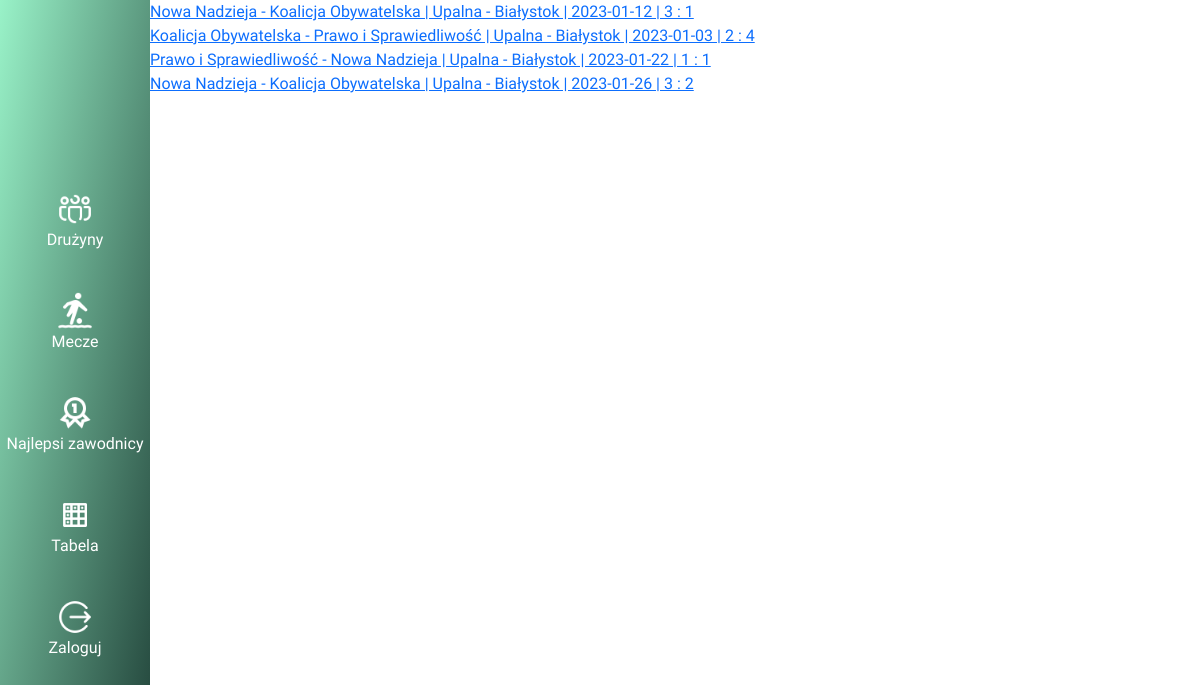
The page /matches/ on the database as committed earlier.
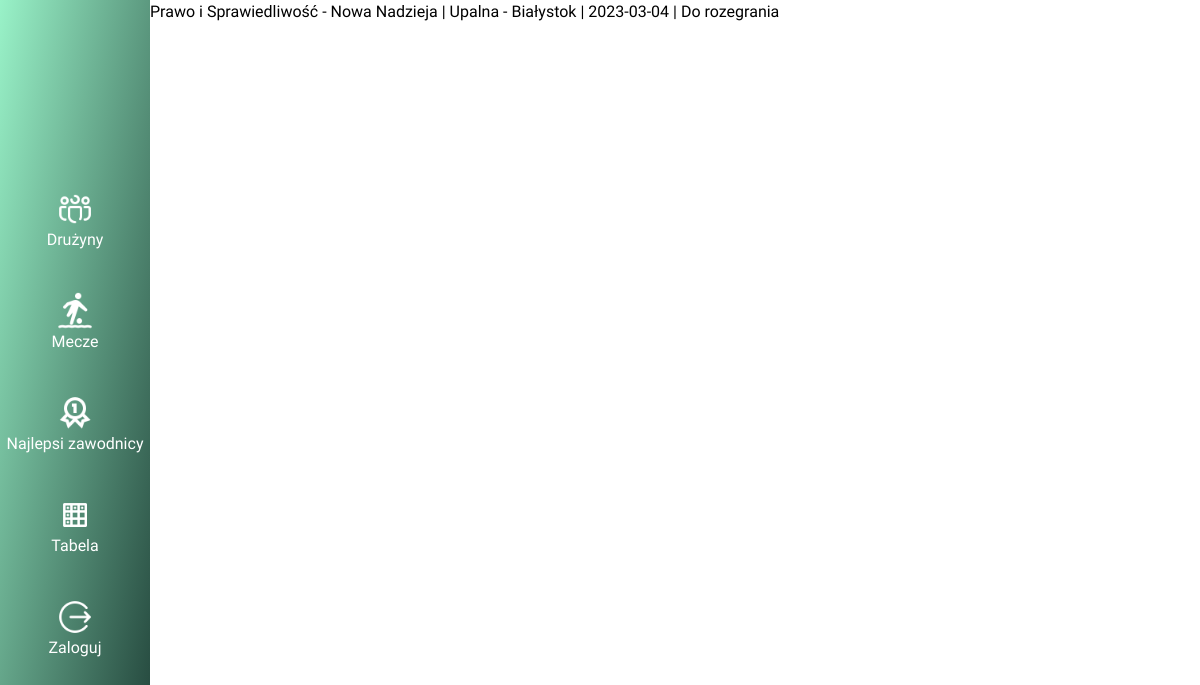
The same page on the database as committed later.
### Matches/models.py (models this page shows, shortened)
class Match(models.Model):
    team1 = models.ForeignKey(Team,related_name='team1',on_delete=models.CASCADE)
    team2 = models.ForeignKey(Team,related_name='team2',on_delete=models.CASCADE)
    stadium = models.ForeignKey(Stadium,null=True,on_delete=models.SET_NULL)
    referee = models.ForeignKey(Referee,null=True,related_name='referee',on_delete=models.SET_NULL)
    motm = models.ForeignKey(Player,null=True,related_name='motm',on_delete=models.SET_NULL)
    date = models.DateField(null=False)
    status = models.BooleanField(default=False,null=False)
    def __str__(self):
        return f'{self.team1} - {self.team2} | {self.stadium} | {self.date} | {self.get_score() if self.status else "Do rozegrania"}'
    def get_goals(self):
        goals1 = len(Goal.objects.filter(match=self, team=self.team1))
        goals2 = len(Goal.objects.filter(match=self, team=self.team2))
        return goals1, goals2
    def get_score(self):
        goals1,goals2 = self.get_goals()
        return f'{goals1} : {goals2}'

class Stadium(models.Model):
    name = models.CharField(max_length=30)
    location = models.CharField(max_length=50)
    def __str__(self):
        return f'{self.name} - {self.location}'

### Teams/models.py (models this page shows, shortened)
class Team(models.Model):
    name = models.CharField(unique=True,max_length=30)
    slug = models.SlugField(unique=True,max_length=30)
    image = models.ImageField(upload_to='images/teams')
    def __str__(self):
        return self.name

### Matches/views.py (the view)
# urls.py: path('matches/',views.all_matches,name='all_matches'),
def all_matches(request):
    matches = Match.objects.all()
    return render(request,'matches/all_matches.html',{'matches':matches})

### templates/matches/all_matches.html
{% extends 'base.html' %}
{% block content %}
    {% for match in matches %}
        {% if match.status %}
            <a href="{% url 'matches:match_detail' match.id %}">{{ match }}</a>
            <br>
        {% else %}
            <p>{{ match }}</p>
        {% endif %}
    {% endfor %}
{% endblock %}

Rows that differ between the two databases and show on the page:
removed Match: team1+team2+stadium "Nowa Nadzieja - Koalicja Obywatelska | Upalna - Białystok | 2023-01-12 | 3 : 1"
removed Match: team1+team2+stadium "Koalicja Obywatelska - Prawo i Sprawiedliwość | Upalna - Białystok | 2023-01-03 | 2 : 4"
removed Match: team1+team2+stadium "Prawo i Sprawiedliwość - Nowa Nadzieja | Upalna - Białystok | 2023-01-22 | 1 : 1"
removed Match: team1+team2+stadium "Nowa Nadzieja - Koalicja Obywatelska | Upalna - Białystok | 2023-01-26 | 3 : 2"
added Match: team1+team2+stadium "Prawo i Sprawiedliwość - Nowa Nadzieja | Upalna - Białystok | 2023-03-04 | Do rozegrania"
